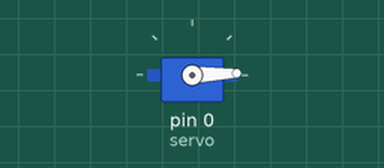
Recording of a sketch running on a simulated Arduino Uno, built with avr-gcc and run on an emulated ATmega328P. Shown: servo.

Above: at 0.05 s.
At 0.9 s:
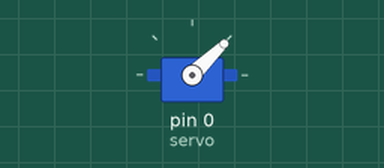
At 1.8 s:
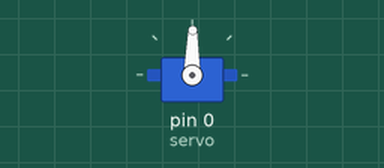
At 3.6 s:
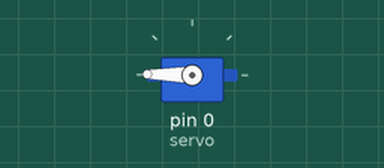
Timing chart, 0 to 8.3 s (numbered marks = the images above):
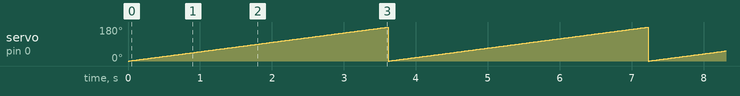

The sketch:

servo_normal.ino
```cpp
#include <Servo.h>

Servo servo;

void setup(){
  servo.attach(0);
}

void loop(){
  for (int angle = 0 ; angle <= 179 ; angle++){
    servo.write(angle);
    delay(20);
  }
}
```

Measured:
- by itself, servo on pin 0 (servo): ramps from 0° to 179° and jumps back, once every 3.6 s
